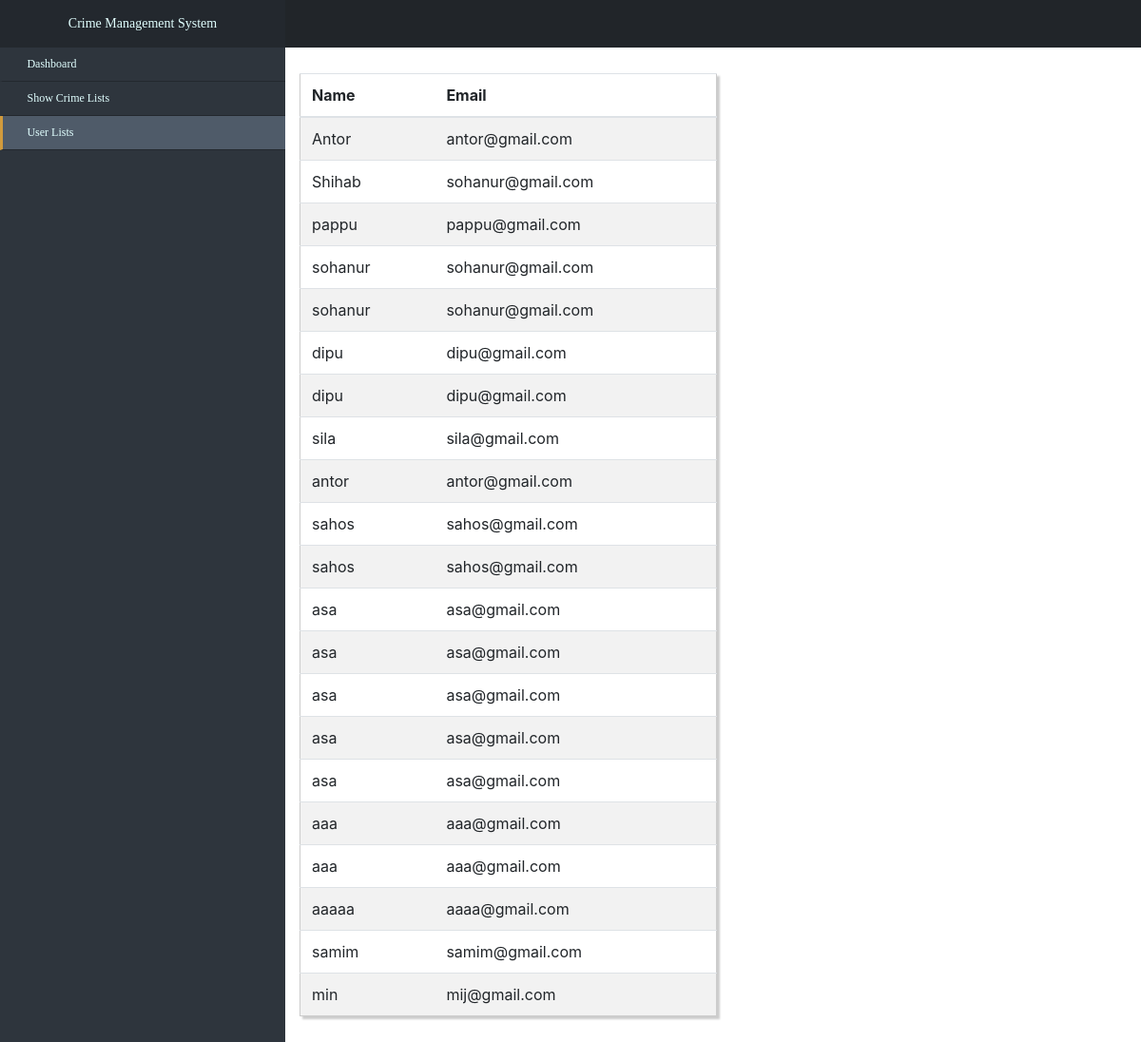
The page /viewUser/ on the database its author committed.
### user/models.py (models this page shows)
class userregistration(models.Model):
    name = models.CharField(max_length=100, blank=False)
    email = models.EmailField(max_length=100, blank=False)
    password = models.CharField(max_length=10, blank=False)

### police/views.py (the view)
# urls.py: path('viewUser/', views.viewUser, name="viewUser"),
def viewUser(request):
    users= userregistration.objects.all()
    return render(request, 'police/viewuser.html', {'users': users})

### police/templates/police/viewuser.html (shortened to what this page needs)
{% extends "police/base.html" %} {% block content %}
	<link href="bootstrap.min.css" rel="stylesheet" id="bootstrap-css">
<link href="font-awesome.min.css" rel="stylesheet">
<div class="pageContainer">
    <div class="head">
</div>
<div class="nav-side-menu">
    <div class="brand">Crime Management System</div>
        <div class="menu-list">
            <ul id="menu-content" class="menu-content collapse out">
                   <a href="">
                  <li data-toggle="collapse" data-target="#service" class="collapsed ">
                  <i class="fa fa-user fa-lg"></i> Dashboard
                </li>
                </a>
                <a href="{% url 'viewComplain'%}">
                  <li data-toggle="collapse" data-target="#service" class="collapsed ">
                  <i class="fa fa-user fa-lg"></i> Show Crime Lists
                </li>
                </a>
                <a href="{% url 'viewUser'%}">
                  <li data-toggle="collapse" data-target="#service" class="collapsed active">
                  <i class="fa fa-user fa-lg"></i> User Lists
                </li>
                </a>
            </ul>
     </div>
</div>
<div class="mainContainer">
  <div class="leftSection">
      <div class="formContainer">
      <div class="container">
    <div class="row col-md-12 col-md-offset-5 custyle">
    <table class="table table-striped custab">
    <thead>
        <tr>
            <th> Name</th>
              <th>Email</th>
        </tr>
    </thead>
            {% for user in users %}
            <tr>
                <td>{{user.name}}</td>
                <td>{{user.email}}</td>
            </tr>
            {% endfor %}
    </table>
    </div>
</div>
</div>
  </div>
</div>
 </div>
{% endblock content %}

### police/templates/police/viewuser.html (style rules this page uses)
.nav-side-menu { overflow: auto; font-family: verdana; font-size: 12px; font-weight: 200; background-color: #2e353d; position: fixed; top: 0px; width: 300px; height: 100%; color: #e1ffff; }
.nav-side-menu .brand { background-color: #23282e; line-height: 50px; display: block; text-align: center; font-size: 14px; }
.nav-side-menu ul, .nav-side-menu li { list-style: none; padding: 0px; margin: 0px; line-height: 35px; cursor: pointer; }
.nav-side-menu ul .active, .nav-side-menu li .active { border-left: 3px solid #d19b3d; background-color: #4f5b69; }
.nav-side-menu li { padding-left: 10px; border-left: 3px solid #2e353d; border-bottom: 1px solid #23282e; }
.nav-side-menu ul a { text-decoration: none; color: #e1ffff; }
.head { overflow: hidden; background-color: currentColor; //position: fixed; width: 100%; height: 50px; //margin-left: 300px; }
.mainContainer { background: transparent; margin-left: 300px; }
.formContainer { background: ; float: left; //box-shadow: 0 9px 9px silver; margin: 0 auto; padding-bottom: 33px; padding-top: 5px; width: 499px; }
.custab { border: 1px solid #ccc; padding: 5px; margin: 5% 0; box-shadow: 3px 3px 2px #ccc; transition: 0.5s; }
.container { background: transparent; }
@media (min-width: 767px) { .nav-side-menu .menu-list .menu-content { display: block; } }
body { margin: 0px; padding: 0px; }

### rows shown on the page
userregistration: name "Antor", email "antor@gmail.com"
userregistration: name "Shihab", email "sohanur@gmail.com"
userregistration: name "pappu", email "pappu@gmail.com"
userregistration: name "sohanur", email "sohanur@gmail.com"
userregistration: name "sohanur", email "sohanur@gmail.com"
userregistration: name "dipu", email "dipu@gmail.com"
userregistration: name "dipu", email "dipu@gmail.com"
userregistration: name "sila", email "sila@gmail.com"
userregistration: name "antor", email "antor@gmail.com"
userregistration: name "sahos", email "sahos@gmail.com"
userregistration: name "sahos", email "sahos@gmail.com"
userregistration: name "asa", email "asa@gmail.com"
userregistration: name "asa", email "asa@gmail.com"
userregistration: name "asa", email "asa@gmail.com"
userregistration: name "asa", email "asa@gmail.com"
userregistration: name "asa", email "asa@gmail.com"
userregistration: name "aaa", email "aaa@gmail.com"
userregistration: name "aaa", email "aaa@gmail.com"
userregistration: name "aaaaa", email "aaaa@gmail.com"
userregistration: name "samim", email "samim@gmail.com"
userregistration: name "min", email "mij@gmail.com"
